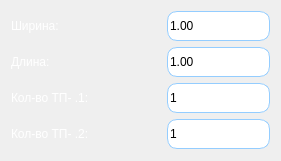
           <widget class="QWidget" name="tp_1_widget" native="true">
            <property name="minimumSize">
             <size>
              <width>281</width>
              <height>161</height>
             </size>
            </property>
            <property name="styleSheet">
             <string notr="true">color:white;</string>
            </property>
            <layout class="QFormLayout" name="formLayout_4">
             <item row="0" column="0">
              <widget class="QLabel" name="label_7">
               <property name="minimumSize">
                <size>
                 <width>150</width>
                 <height>30</height>
                </size>
               </property>
               <property name="maximumSize">
                <size>
                 <width>150</width>
                 <height>30</height>
                </size>
               </property>
               <property name="styleSheet">
                <string notr="true">font: 14pt &quot;Times New Roman&quot;;</string>
               </property>
               <property name="text">
                <string>Ширина:</string>
               </property>
              </widget>
             </item>
             <item row="0" column="1">
              <widget class="QDoubleSpinBox" name="width_doubleSpinBox_2">
               <property name="minimumSize">
                <size>
                 <width>0</width>
                 <height>30</height>
                </size>
               </property>
               <property name="maximumSize">
                <size>
                 <width>16777215</width>
                 <height>30</height>
                </size>
               </property>
               <property name="styleSheet">
                <string notr="true">QDoubleSpinBox{
    background-color:white;
	border : 1px solid;
	border-color:rgb(148, 205, 255);
    border-radius: 10%;
	color:black;
	font: 14pt &quot;Times New Roman&quot;;
 }

QDoubleSpinBox:focus{
	border : 1px solid;
     border-color:rgb(137, 198, 255);
	 color:black;
 }
QDoubleSpinBox::up-button {
 	border-radius: 8%;	
	height: 15;
	width: 15;
    subcontrol-position: top right; /* position at the top right corner */

}
QDoubleSpinBox::up-button:hover {
	background:qlineargradient(spread:pad, x1:0, y1:0.483, x2:1, y2:0.460227, stop:0 rgba(122, 218, 99, 104), stop:1 rgba(118, 255, 128, 255));
    border:1px solid;
	border-radius:8%;
	border-color:rgb(10, 255, 174);
}

QDoubleSpinBox::up-arrow{
	border-image:url(:/other/dop/Navigate-up-icon.png);
	height: 12;
	width: 12;
}
QDoubleSpinBox::up-arrow:on { /* shift the arrow when popup is open */
	border: 1 px solid;
     border-width: 0;
     border-top-width: 0;
}
QDoubleSpinBox::down-button {
 	border-radius: 8%;	
	height: 15;
	width: 15;
    subcontrol-position:bottom right; /* position at the top right corner */

}
QDoubleSpinBox::down-button:hover {
	background:qlineargradient(spread:pad, x1:0, y1:0.483, x2:1, y2:0.460227, stop:0 rgba(122, 218, 99, 104), stop:1 rgba(118, 255, 128, 255));
    border:1px solid;
	border-radius:8%;
	border-color:rgb(10, 255, 174);
}
QDoubleSpinBox::down-arrow {
	border-image:url(:/other/dop/Navigate-down-icon.png);
	height: 12;
	width: 12;
     border-width: 0;
     border-top-width: 0;
}

QDoubleSpinBox::down-arrow:on { /* shift the arrow when popup is open */
	border: 0;
     border-width: 0;
     border-top-width: 0;
}</string>
               </property>
               <property name="maximum">
                <double>100000.000000000000000</double>
               </property>
               <property name="value">
                <double>1.000000000000000</double>
               </property>
              </widget>
             </item>
             <item row="1" column="0">
              <widget class="QLabel" name="label_6">
               <property name="minimumSize">
                <size>
                 <width>150</width>
                 <height>30</height>
                </size>
               </property>
               <property name="maximumSize">
                <size>
                 <width>150</width>
                 <height>30</height>
                </size>
               </property>
               <property name="styleSheet">
                <string notr="true">font: 14pt &quot;Times New Roman&quot;;</string>
               </property>
               <property name="text">
                <string>Длина:</string>
               </property>
              </widget>
             </item>
             <item row="1" column="1">
              <widget class="QDoubleSpinBox" name="length_doubleSpinBox_2">
               <property name="minimumSize">
                <size>
                 <width>0</width>
                 <height>30</height>
                </size>
               </property>
               <property name="maximumSize">
                <size>
                 <width>16777215</width>
                 <height>30</height>
                </size>
               </property>
               <property name="styleSheet">
                <string notr="true">QDoubleSpinBox{
    background-color:white;
	border : 1px solid;
	border-color:rgb(148, 205, 255);
    border-radius: 10%;
	color:black;
	font: 14pt &quot;Times New Roman&quot;;
 }

QDoubleSpinBox:focus{
	border : 1px solid;
     border-color:rgb(137, 198, 255);
	 color:black;
 }
QDoubleSpinBox::up-button {
 	border-radius: 8%;	
	height: 15;
	width: 15;
    subcontrol-position: top right; /* position at the top right corner */

}
QDoubleSpinBox::up-button:hover {
	background:qlineargradient(spread:pad, x1:0, y1:0.483, x2:1, y2:0.460227, stop:0 rgba(122, 218, 99, 104), stop:1 rgba(118, 255, 128, 255));
    border:1px solid;
	border-radius:8%;
	border-color:rgb(10, 255, 174);
}

QDoubleSpinBox::up-arrow{
	border-image:url(:/other/dop/Navigate-up-icon.png);
	height: 12;
	width: 12;
}
QDoubleSpinBox::up-arrow:on { /* shift the arrow when popup is open */
	border: 1 px solid;
     border-width: 0;
     border-top-width: 0;
}
QDoubleSpinBox::down-button {
 	border-radius: 8%;	
	height: 15;
	width: 15;
    subcontrol-position:bottom right; /* position at the top right corner */

}
QDoubleSpinBox::down-button:hover {
	background:qlineargradient(spread:pad, x1:0, y1:0.483, x2:1, y2:0.460227, stop:0 rgba(122, 218, 99, 104), stop:1 rgba(118, 255, 128, 255));
    border:1px solid;
	border-radius:8%;
	border-color:rgb(10, 255, 174);
}
QDoubleSpinBox::down-arrow {
	border-image:url(:/other/dop/Navigate-down-icon.png);
	height: 12;
	width: 12;
     border-width: 0;
     border-top-width: 0;
}

QDoubleSpinBox::down-arrow:on { /* shift the arrow when popup is open */
	border: 0;
     border-width: 0;
     border-top-width: 0;
}</string>
               </property>
               <property name="maximum">
                <double>100000.000000000000000</double>
               </property>
               <property name="value">
                <double>1.000000000000000</double>
               </property>
              </widget>
             </item>
             <item row="2" column="0">
              <widget class="QLabel" name="label_8">
               <property name="minimumSize">
                <size>
                 <width>150</width>
                 <height>30</height>
                </size>
               </property>
               <property name="maximumSize">
                <size>
                 <width>150</width>
                 <height>30</height>
                </size>
               </property>
               <property name="styleSheet">
                <string notr="true">font: 14pt &quot;Times New Roman&quot;;</string>
               </property>
               <property name="text">
                <string>Кол-во ТП- .1:</string>
               </property>
              </widget>
             </item>
             <item row="2" column="1">
              <widget class="QSpinBox" name="quantity_spinBox">
               <property name="minimumSize">
                <size>
                 <width>0</width>
                 <height>30</height>
                </size>
               </property>
               <property name="maximumSize">
                <size>
                 <width>16777215</width>
                 <height>30</height>
                </size>
               </property>
               <property name="styleSheet">
                <string notr="true">QSpinBox{
    background-color:white;
	border : 1px solid;
	border-color:rgb(148, 205, 255);
    border-radius: 10%;
	color:black;
	font: 14pt &quot;Times New Roman&quot;;
 }

QSpinBox:focus{
	border : 1px solid;
     border-color:rgb(137, 198, 255);
	 color:black;
 }
QSpinBox::up-button {
 	border-radius: 8%;	
	height: 15;
	width: 15;
    subcontrol-position: top right; /* position at the top right corner */

}
QSpinBox::up-button:hover {
	background:qlineargradient(spread:pad, x1:0, y1:0.483, x2:1, y2:0.460227, stop:0 rgba(122, 218, 99, 104), stop:1 rgba(118, 255, 128, 255));
    border:1px solid;
	border-radius:8%;
	border-color:rgb(10, 255, 174);
}

QSpinBox::up-arrow{
	border-image:url(:/other/dop/Navigate-up-icon.png);
	height: 12;
	width: 12;
}
QSpinBox::up-arrow:on { /* shift the arrow when popup is open */
	border: 1 px solid;
     border-width: 0;
     border-top-width: 0;
}
QSpinBox::down-button {
 	border-radius: 8%;	
	height: 15;
	width: 15;
    subcontrol-position:bottom right; /* position at the top right corner */

}
QSpinBox::down-button:hover {
	background:qlineargradient(spread:pad, x1:0, y1:0.483, x2:1, y2:0.460227, stop:0 rgba(122, 218, 99, 104), stop:1 rgba(118, 255, 128, 255));
    border:1px solid;
	border-radius:8%;
	border-color:rgb(10, 255, 174);
}
QSpinBox::down-arrow {
	border-image:url(:/other/dop/Navigate-down-icon.png);
	height: 12;
	width: 12;
     border-width: 0;
     border-top-width: 0;
}

QSpinBox::down-arrow:on { /* shift the arrow when popup is open */
	border: 0;
     border-width: 0;
     border-top-width: 0;
}</string>
               </property>
               <property name="minimum">
                <number>1</number>
               </property>
              </widget>
             </item>
             <item row="3" column="0">
              <widget class="QLabel" name="label_10">
               <property name="minimumSize">
                <size>
                 <width>150</width>
                 <height>30</height>
                </size>
               </property>
               <property name="maximumSize">
                <size>
                 <width>150</width>
                 <height>30</height>
                </size>
               </property>
               <property name="styleSheet">
                <string notr="true">font: 14pt &quot;Times New Roman&quot;;</string>
               </property>
               <property name="text">
                <string>Кол-во ТП- .2:</string>
               </property>
              </widget>
             </item>
             <item row="3" column="1">
              <widget class="QSpinBox" name="quantity_spinBox_tp2">
               <property name="minimumSize">
                <size>
                 <width>0</width>
                 <height>30</height>
                </size>
               </property>
               <property name="maximumSize">
                <size>
                 <width>16777215</width>
                 <height>30</height>
                </size>
               </property>
               <property name="styleSheet">
                <string notr="true">QSpinBox{
    background-color:white;
	border : 1px solid;
	border-color:rgb(148, 205, 255);
    border-radius: 10%;
	color:black;
	font: 14pt &quot;Times New Roman&quot;;
 }

QSpinBox:focus{
	border : 1px solid;
     border-color:rgb(137, 198, 255);
	 color:black;
 }
QSpinBox::up-button {
 	border-radius: 8%;	
	height: 15;
	width: 15;
    subcontrol-position: top right; /* position at the top right corner */

}
QSpinBox::up-button:hover {
	background:qlineargradient(spread:pad, x1:0, y1:0.483, x2:1, y2:0.460227, stop:0 rgba(122, 218, 99, 104), stop:1 rgba(118, 255, 128, 255));
    border:1px solid;
	border-radius:8%;
	border-color:rgb(10, 255, 174);
}

QSpinBox::up-arrow{
	border-image:url(:/other/dop/Navigate-up-icon.png);
	height: 12;
	width: 12;
}
QSpinBox::up-arrow:on { /* shift the arrow when popup is open */
	border: 1 px solid;
     border-width: 0;
     border-top-width: 0;
}
QSpinBox::down-button {
 	border-radius: 8%;	
	height: 15;
	width: 15;
    subcontrol-position:bottom right; /* position at the top right corner */

}
QSpinBox::down-button:hover {
	background:qlineargradient(spread:pad, x1:0, y1:0.483, x2:1, y2:0.460227, stop:0 rgba(122, 218, 99, 104), stop:1 rgba(118, 255, 128, 255));
    border:1px solid;
	border-radius:8%;
	border-color:rgb(10, 255, 174);
}
QSpinBox::down-arrow {
	border-image:url(:/other/dop/Navigate-down-icon.png);
	height: 12;
	width: 12;
     border-width: 0;
     border-top-width: 0;
}

QSpinBox::down-arrow:on { /* shift the arrow when popup is open */
	border: 0;
     border-width: 0;
     border-top-width: 0;
}</string>
               </property>
               <property name="minimum">
                <number>1</number>
               </property>
              </widget>
             </item>
            </layout>
           </widget>
